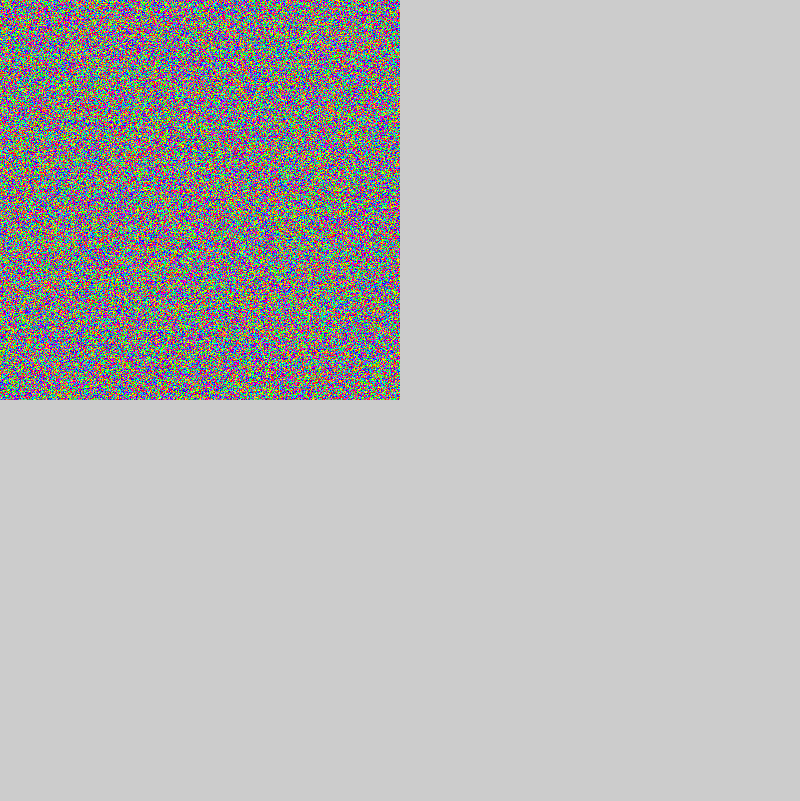
Frame 1 (no input)
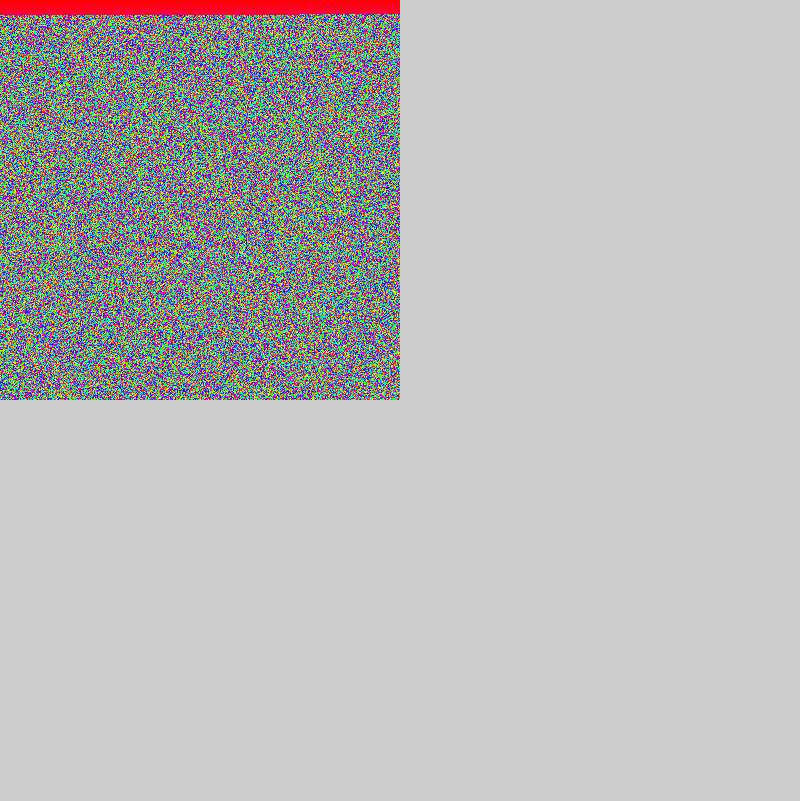
Frame 60 (the mouse pressed at the canvas centre just before this capture)
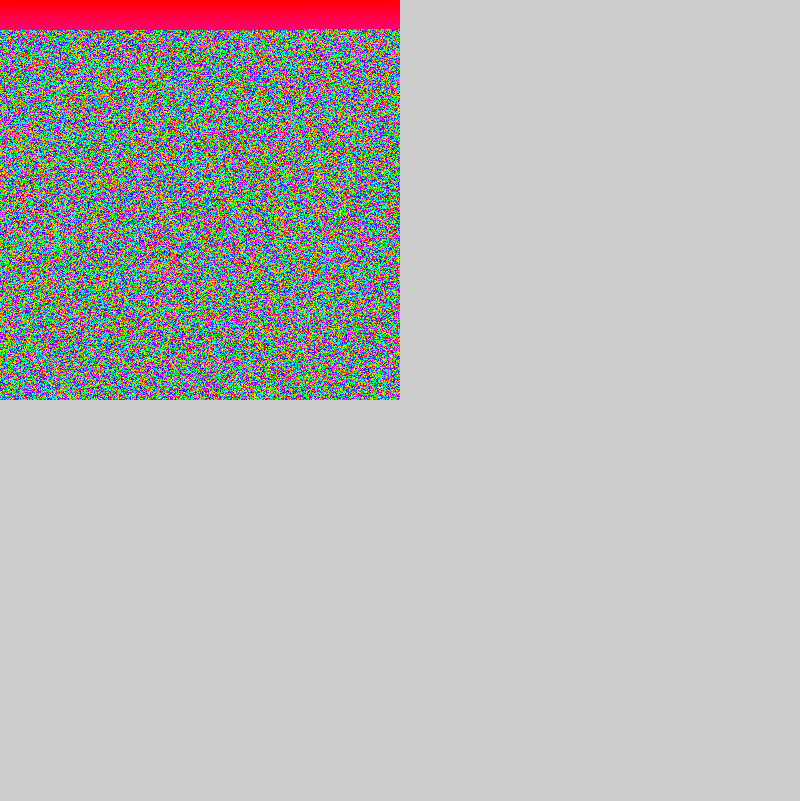
Frame 120 (the mouse held since frame 60 and released just before this capture)

The Processing sketch that drew these frames (run headless with seeded random() and noise(); from frame 60 on, the mouse is pressed at the canvas centre):

// Processing sketch: pixelSorting
// ── pixelSorting.pde
PImage img;
PImage sorted;
int i = 0;
void setup() {
  img = createImage(400,400,RGB);
  size(800, 801);
  sorted = createImage(img.width, img.height, RGB);
  sorted.loadPixels();
  img.loadPixels();
    colorMode(HSB);
  for(int i = 0; i < img.pixels.length;i++){
      img.pixels[i] = color (random(256),255,255);
  }
  i = 0;  
  sorted = img.get();
  //for(int i = 0; i < sorted.pixels.length;i++){
  //  float rec = -1;
  //  int sel = i;
  //  for(int j = i; j < sorted.pixels.length;j++){
  //    color p = sorted.pixels[j];
  //    float b = brightness(p);      
  //    if(b > rec){
  //      sel = j;
  //      rec = b;
  //    }
  //  }
  //  color temp =  sorted.pixels[i];
  //  sorted.pixels[i] =sorted.pixels[sel];
  //  sorted.pixels[sel]= temp;
  //}


  //sorted.updatePixels();
}

void draw() {  
 // image(img, 0, 0);
  image(sorted, 0, 0);
  println(frameRate);
  if (i < sorted.pixels.length) {
    for (int k = 0; k < 100; k++) {
      float rec = -1;
      int sel = i;
      for (int j = i; j < sorted.pixels.length; j++) {
        color p = sorted.pixels[j];
        float b = hue(p);      
        if (b > rec) {
          sel = j;
          rec = b;
        }
      }
      color temp =  sorted.pixels[i];
      sorted.pixels[i] =sorted.pixels[sel];
      sorted.pixels[sel]= temp;

      sorted.updatePixels();
      i++;
    }
  }
}
